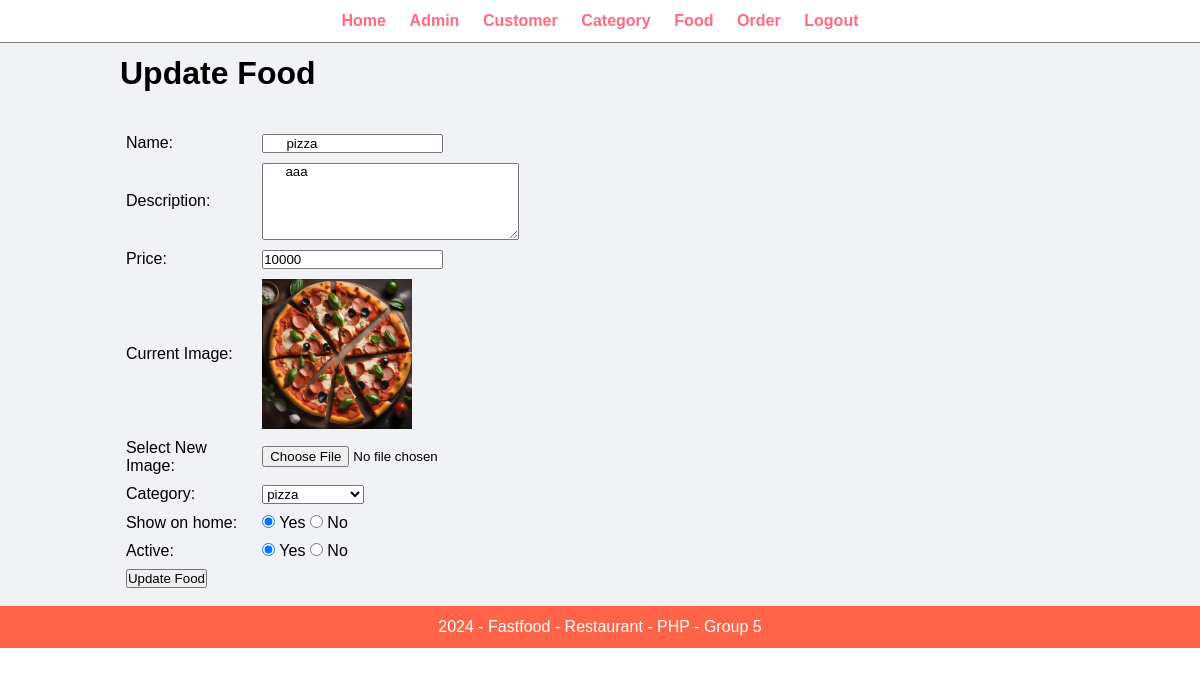
The app's page /admin/update-food.php?id=2 (signed in) with its own data.
### tables this page shows
CREATE TABLE `food` (
  `id` int(11) NOT NULL,
  `name` varchar(100) NOT NULL,
  `description` varchar(255) NOT NULL,
  `price` int(11) NOT NULL,
  `image` varchar(255) NOT NULL,
  `category_id` int(11) NOT NULL,
  `show_on_home` varchar(10) NOT NULL,
  `active` varchar(10) NOT NULL
);

CREATE TABLE `category` (
  `id` int(11) NOT NULL,
  `title` varchar(100) NOT NULL,
  `image` varchar(255) NOT NULL,
  `show_on_home` varchar(10) NOT NULL,
  `active` varchar(10) NOT NULL
);

### admin/update-food.php (the view, shortened to what this page needs)
<?php include('../admin/patials/menu.php'); ?>
<?php
    if(isset($_GET['id'])){
        $id = $_GET['id'];
        $sql2 = "SELECT * FROM food WHERE id=$id";
        $res2 = mysqli_query($conn, $sql2);
        $row2 = mysqli_fetch_assoc($res2);
        $name = $row2['name'];
        $description = $row2['description'];
        $price = $row2['price'];
        $current_image = $row2['image'];
        $current_category = $row2['category_id'];
        $show_on_home = $row2['show_on_home'];
        $active = $row2['active'];
    }else{
    }
?>
<div class="main-content">
    <div class="wrapper">
        <h1>Update Food</h1>
        <br><br>
        <form action="" method="POST" enctype="multipart/form-data">
            <table class="tbl-30">
                <tr>
                    <td>Name: </td>
                    <td>
                        <input type="text" name="name" value=" <?php echo $name; ?>" placeholder="Name of the Food">
                    </td>
                </tr>
                <tr>
                    <td>Description: </td>
                    <td>
                        <textarea name="description" cols="30" rows="5" placeholder="Description of the Food"> <?php echo $description; ?></textarea>
                    </td>
                </tr>
                <tr>
                    <td>Price: </td>
                    <td>
                        <input type="number" name="price" value="<?php echo $price; ?>" placeholder="Price of the Food">
                    </td>
                </tr>
                <tr>
                    <td>Current Image: </td>
                    <td>
                        <?php
                            if($current_image == ""){
                                echo "<div class='error'>Image not avilable.</div>";
                            }else{
                                ?>
                                    <img src="<?php echo SITEURL; ?>images/food/<?php echo $current_image; ?>" width="150px">
                                <?php
                            }
                        ?>
                    </td>
                </tr>
                <tr>
                    <td>Select New Image: </td>
                    <td>
                        <input type="file" name="image">
                    </td>
                </tr>
                <tr>
                    <td>Category: </td>
                    <td>
                        <select name="category">
                            <?php
                                $sql = "SELECT * FROM category WHERE active='Yes'";
                                $res = mysqli_query($conn, $sql);
                                $count = mysqli_num_rows($res);
                                if($count > 0){
                                    while($row=mysqli_fetch_assoc($res)){
                                        $category_title = $row['title'];
                                        $category_id = $row['id'];
                                        ?>
                                        <option <?php if($current_category==$category_id){echo "selected";} ?> value="<?php echo $category_id; ?>">
                                            <?php echo $category_title; ?>
                                        </option>
                                        <?php
                                    }
                                }else{
                                    echo "<option value='0'>Category Not available.</option>";
                                }
                            ?>
                        </select>
                    </td>
                </tr>
                <tr>
                    <td>Show on home: </td>
                    <td>
                        <input <?php if($show_on_home=="Yes") {echo "checked";} ?> type="radio" name="show_on_home" value="Yes"> Yes
                        <input  <?php if($show_on_home=="No") {echo "checked";} ?> type="radio" name="show_on_home" value="No"> No
                    </td>
                </tr>
                <tr>
                    <td>Active: </td>
                    <td>
                    <input <?php if($active=="Yes") {echo "checked";} ?> type="radio" name="active" value="Yes"> Yes
                        <input  <?php if($active=="No") {echo "checked";} ?> type="radio" name="active" value="No"> No
                    </td>
                </tr>
                <tr>
                    <td colspan="2">
                        <input type="submit" name="submit" value="Update Food" class="btn-secondary">
                    </td>
                </tr>
            </table>
        </form>
    </div>
</div>
<?php include('../admin/patials/footer.php'); ?>

### css/admin.css (style rules this page uses)
* { margin: 0; padding: 0; font-family: Arial, Helvetica, sans-serif; }
.wrapper { padding: 1%; width: 80%; margin: 0 auto; }
.main-content { background-color: #f1f2f6; color: black; }
table tr td { padding: 1%; }

### records on screen
food: name "pizza", description "aaa", price "10000", image (picture), category "pizza", show_on_home "☑", active "☑"
